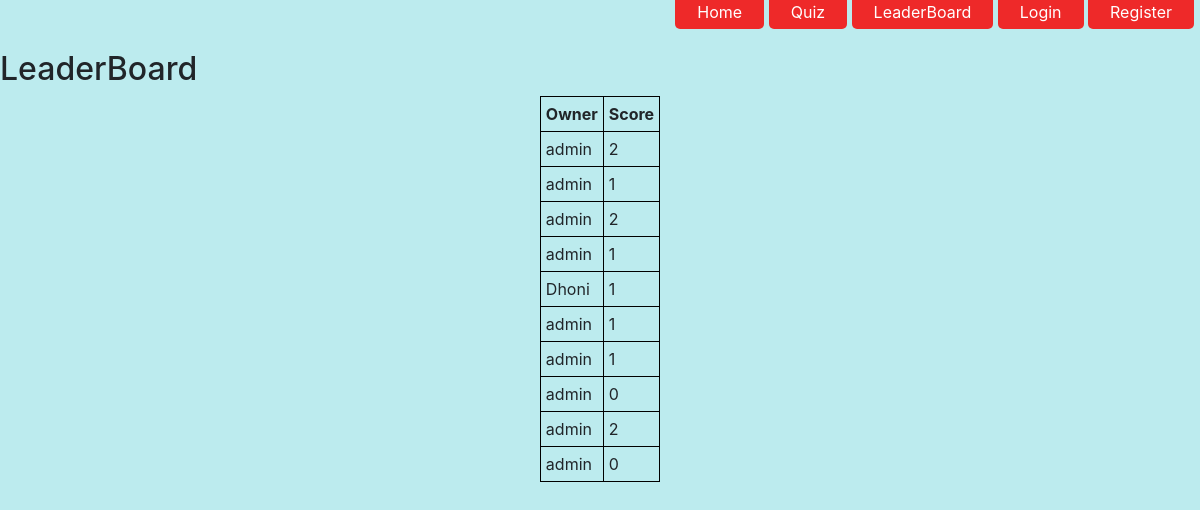
Page /basic_app/leader/ on the committed database.
### basic_app/models.py (models this page shows)
class Scorrer(models.Model):
    owner = models.ForeignKey(User, related_name='books',default=None,on_delete=models.PROTECT)
    scored = models.CharField(max_length=200)

### basic_app/views.py (the view)
# urls.py: path('leader/',views.leader,name='leader')
def leader(request):
    global score
    scores = Scorrer.objects.all()
    args = {'scores':scores}
    return render(request,'quiz/leader.html',args)

### templates/quiz/leader.html (shortened to what this page needs)
{% extends 'base.html' %} {% block content %}
<H2>LeaderBoard</H2>
<table>
    <tr>
        <th>Owner</th>
        <th>Score</th>
    </tr>
    {% for score in scores %}
    <tr>
        <td>{{score.owner}}</td>
        <td>{{score.scored}}</td>
    </tr>
    {% endfor %}
</table>
{% endblock %}

### templates/base.html (shortened to what this page needs)
{% load static %}
<!DOCTYPE html>
<html lang="en">
<head>
    <link rel="stylesheet" href="https://stackpath.bootstrapcdn.com/bootstrap/4.4.1/css/bootstrap.min.css">
    <link href="{% static 'css/base.css' %}" rel="stylesheet">
    <link href="{% static 'css/quiz/quiz.css' %}" rel="stylesheet">
    <link href="{% static 'css/index.css' %}" rel="stylesheet">
</head>
<body>
    <div class="fix">
        <ul>
            <li><a href="{% url 'index' %}">Home</a></li>
            <li><a href="{% url 'quiz' %}">Quiz</a></li>
            <li><a href="{% url 'leader' %}">LeaderBoard</a></li>
            {% if user.is_authenticated %}
            <li><a href="{% url 'logout' %}">LogOut</a></li>
            {% else %}
            <li><a href="{% url 'login' %}">Login</a></li>
            <li><a href="{% url 'register' %}">Register</a></li>
            {% endif %}
        </ul>
    </div>
</body>
<div class="down">
    {% block content %} {% endblock %}
</div>
</html>

### basic_app/static/css/base.css (style rules this page uses)
ul { list-style-type: none; float: right; }
ul li { display: inline-block; }
ul li a { text-decoration: none; top: 20px; right: 20px; color: #fff; border: 2px solid transparent; padding: 5px 20px; border-radius: 5px; transition: 0.8s ease; background-color: rgb(238, 41, 41); }
.fix { margin: auto; width: 99%; height: 50px; }
th, td { border: 1px solid black; border-collapse: collapse; padding: 5px; }
table { border: 1px solid black; border-collapse: collapse; padding: 5px; margin:auto; }

### basic_app/static/css/index.css (style rules this page uses)
body { background-color: rgb(188, 235, 238); }

### rows in the picture
Scorrer: owner "admin", scored "2"
Scorrer: owner "admin", scored "1"
Scorrer: owner "admin", scored "2"
Scorrer: owner "admin", scored "1"
Scorrer: owner "Dhoni", scored "1"
Scorrer: owner "admin", scored "1"
Scorrer: owner "admin", scored "1"
Scorrer: owner "admin", scored "0"
Scorrer: owner "admin", scored "2"
Scorrer: owner "admin", scored "0"
